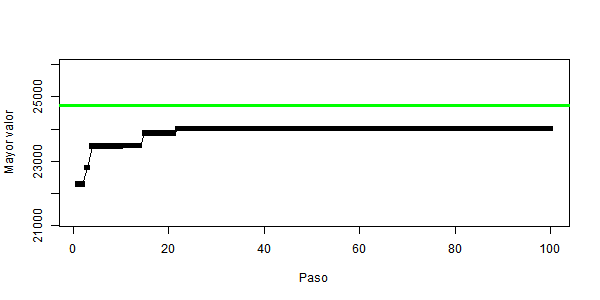

Reproduce this figure in R.
library(testit)
library(parallel)
knapsack <- function(cap, peso, valor) {
  n <- length(peso)
  pt <- sum(peso) 
  assert(n == length(valor))
  vt <- sum(valor) 
  if (pt < cap) { 
    return(vt)
  } else {
    filas <- cap + 1 
    cols <- n + 1 
    tabla <- matrix(rep(-Inf, filas * cols),
                    nrow = filas, ncol = cols) 
    for (fila in 1:filas) {
      tabla[fila, 1] <- 0 
    }
    rownames(tabla) <- 0:cap 
    colnames(tabla) <- c(0, valor) 
    for (objeto in 1:n) { 
      for (acum in 1:(cap+1)) { # consideramos cada fila de la tabla
        anterior <- acum - peso[objeto]
        if (anterior > 0) { # si conocemos una combinacion con ese peso
          tabla[acum, objeto + 1] <- max(tabla[acum, objeto], tabla[anterior, objeto] + valor[objeto])
        }
      }
    }
    return(max(tabla))
  }
}

factible <- function(seleccion, pesos, capacidad) {
  return(sum(seleccion * pesos) <= capacidad)
}

objetivo <- function(seleccion, valores) {
  return(sum(seleccion * valores))
}

normalizar <- function(data) {
  menor <- min(data)
  mayor <- max(data)
  rango <- mayor - menor
  data <- data - menor # > 0
  return(data / rango) # entre 0 y 1
}

generador.pesos <- function(cuantos, min, max) {
  return(sort(round(normalizar(rnorm(cuantos)) * (max - min) + min)))
}

generador.valores <- function(pesos, min, max) {
  n <- length(pesos)
  valores <- double()
  for (i in 1:n) {
    media <- pesos[n]
    desv <- runif(1)
    valores <- c(valores, rnorm(1, media, desv))
  }
  valores <- normalizar(valores) * (max - min) + max
  return(valores)
}

poblacion.inicial <- function(n, tam) {
  pobl <- matrix(rep(FALSE, tam * n), nrow = tam, ncol = n)
  for (i in 1:tam) {
    pobl[i,] <- round(runif(n))
  }
  return(as.data.frame(pobl))
}

mutacion <- function(sol, n) {
  pos <- sample(1:n, 1)
  mut <- sol
  mut[pos] <- (!sol[pos]) * 1
  return(mut)
}

reproduccion <- function(x, y, n) {
  pos <- sample(2:(n-1), 1)
  xy <- c(x[1:pos], y[(pos+1):n])
  yx <- c(y[1:pos], x[(pos+1):n])
  return(c(xy, yx))
}
mutar <- function(i){
  if (runif(1) < pm) {
    a <- mutacion(p[i,], n)
    return(a)
  }
  else{
    return(NULL)
  }
}
reproducir <- function(i){
  padres <- sample(1:tam, 2, replace=FALSE, prob = proba)
  hijos <- reproduccion(p[padres[1],], p[padres[2],], n)
  a <- hijos[1:n] # primer hijo
  b <- hijos[(n+1):(2*n)] # segundo hijo
  c <- rbind(a, b)
  return(as.data.frame(c))
}
objetivos <- function(i){
  return(objetivo(p[i,], valores))
}
factibles.f <- function(i){
  return(factible(p[i,], pesos, capacidad))
}

n <- 50
pesos <- generador.pesos(n, 15, 80)
valores <- generador.valores(pesos, 10, 500)
capacidad <- round(sum(pesos) * 0.65)
optimo <- knapsack(capacidad, pesos, valores)
init <- 200
p <- poblacion.inicial(n, init)
tam <- dim(p)[1]
assert(tam == init)
pm <- 0.05
rep <- 50
tmax <- 100
mejores <- double()
cluster <- makeCluster(detectCores()- 1)
clusterExport(cluster, c("mutar", "reproducir", "objetivos", "valores", "pesos", "capacidad" ,"factibles.f", "factible", "objetivo", "pm", "mutacion", "reproduccion", "n"))
for (iter in 1:tmax) {
  p$obj <- NULL
  p$fact <- NULL
  
  clusterExport(cluster, "p")
  mutados <- parSapply(cluster, 1:tam, mutar)
  for(i in 1:length(mutados)){ 
    if(!is.null(mutados[[i]])){
      p <- rbind(p, mutados[[i]])
    }
  }
  tam <- dim(p)[1]
  obj <- double()
  clusterExport(cluster, c("p", "tam"))
  obj <- parSapply(cluster, 1:tam, objetivos)
  obj <- (obj - min(obj))/ (max(obj) - min(obj))
  proba <- c()
  for(i in 1: length(obj)){
    proba <- c(proba, .9*obj[i] + (1-obj[i])*.1)
  }
  clusterExport(cluster, c("p", "tam", "proba"))
  h <- parSapply(cluster, 1:rep , reproducir)
  for(i in 1:rep){
    a <- as.data.frame(h[,i])
    b <- a[1, 1:50]
    colnames(b) <- names(p)
    c <- a[1, 51:100]
    colnames(c) <- names(p)
    p <- rbind(p, b)
    p <- rbind(p, c)
  }
  tam <- dim(p)[1]
  obj <- double()
  fact <- integer()
  
  clusterExport(cluster, c("p", "tam"))
  obj <- parSapply(cluster, 1:tam, objetivos)
  fact <- parSapply(cluster, 1:tam, FUN = factibles.f)
  p <- cbind(p, obj)
  p <- cbind(p, fact)
  mantener <- order(-p[, (n + 2)], -p[, (n + 1)])[1:init]
  p <- p[mantener,]
  tam <- dim(p)[1]
  assert(tam == init)
  factibles <- p[p$fact == TRUE,]
  mejor <- max(factibles$obj)
  mejores <- c(mejores, mejor)
}
stopCluster(cluster)
png("reto1.png", width=600, height=300)
plot(1:tmax, mejores, xlab="Paso", ylab="Mayor valor", type='l', ylim=c(0.95*min(mejores), 1.05*optimo))
points(1:tmax, mejores, pch=15)
abline(h=optimo, col="green", lwd=3)
graphics.off()
print(paste(mejor, (optimo - mejor) / optimo))
